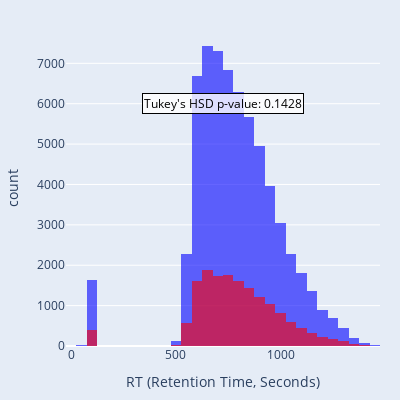

The code cell stored with this chart in its notebook:
### Markdown cell above
## Random splitting

### Code cell
# Randomly split the dataset into training and validation sets (80:20)
from statsmodels.stats.multicomp import pairwise_tukeyhsd
from sklearn.model_selection import train_test_split
import plotly.express as px

# Split the dataset
train_set, valid_set = train_test_split(dataset_clean, test_size=0.2, random_state=42,shuffle=True)

print(f"Training set size: {len(train_set)}")
print(f"Validation set size: {len(valid_set)}")

# Create an overlapped histogram for RT values in training and validation sets
fig = px.histogram(
    train_set, x='rt', nbins=50, opacity=0.6, 
    #title='Overlapped RT Distribution: Training vs Validation',
    labels={'rt': 'RT (Retention Time, Seconds)', 'Count': 'Frequency'},
    color_discrete_sequence=['blue'],
    marginal=None
)

# Add validation set to the same figure
fig.add_trace(
    px.histogram(
        valid_set, x='rt', nbins=50, opacity=0.6, 
        color_discrete_sequence=['red']
    ).data[0]
)

# Update layout for better visualization
fig.update_layout(
    barmode='overlay',
    plot_bgcolor='rgba(229, 236, 246,1)',
    paper_bgcolor='rgba(229, 236, 246,1)',
    width=400,
    height=400,
    margin=dict(l=20, r=20, t=30, b=20),
    legend=dict(title='Dataset', itemsizing='constant')
)


# Combine training and validation sets for Tukey's HSD test
data_combined = train_set[['rt']].copy()
data_combined['set'] = 'Training'
validation_data = valid_set[['rt']].copy()
validation_data['set'] = 'Validation'
data_combined = pd.concat([data_combined, validation_data])

# Perform Tukey's HSD test
tukey_result = pairwise_tukeyhsd(endog=data_combined['rt'], groups=data_combined['set'], alpha=0.05)
print(tukey_result)

# Annotate the plot with Tukey's HSD results
fig.add_annotation(
    text=f"Tukey's HSD p-value: {tukey_result.pvalues[0]:.4f}",
    xref="paper", yref="paper",
    x=0.5, y=0.8, showarrow=False,
    font=dict(size=12, color="black"),
    align="center",
    bgcolor="rgba(255, 255, 255, 0.8)",
    bordercolor="black",
    borderwidth=1
)

fig.show()
fig.write_image("images/Figure-2.1-Random.svg", scale=2)

### Figure 1 — Plotly figure (JSON) as saved in the notebook; plotly's stock layout.template omitted (floating-point values rounded to 4 significant figures; data arrays with more than 128 entries replaced by an {"elided": "..."} marker saying what was removed)
{"data": [{"bingroup": "x", "hovertemplate": "RT (Retention Time, Seconds)=%{x}<br>count=%{y}<extra></extra>", "legendgroup": "", "marker": {"color": "blue", "opacity": 0.6, "pattern": {"shape": ""}}, "name": "", "nbinsx": 50, "orientation": "v", "showlegend": false, "type": "histogram", "x": {"elided": "64030 float values"}, "xaxis": "x", "yaxis": "y"}, {"bingroup": "x", "hovertemplate": "rt=%{x}<br>count=%{y}<extra></extra>", "legendgroup": "", "marker": {"color": "red", "opacity": 0.6, "pattern": {"shape": ""}}, "name": "", "nbinsx": 50, "orientation": "v", "showlegend": false, "type": "histogram", "x": {"elided": "16008 float values"}, "xaxis": "x", "yaxis": "y"}], "layout": {"annotations": [{"align": "center", "bgcolor": "rgba(255, 255, 255, 0.8)", "bordercolor": "black", "borderwidth": 1, "font": {"color": "black", "size": 12}, "showarrow": false, "text": "Tukey's HSD p-value: 0.1428", "x": 0.5, "xref": "paper", "y": 0.8, "yref": "paper"}], "barmode": "overlay", "height": 400, "legend": {"itemsizing": "constant", "title": {"text": "Dataset"}, "tracegroupgap": 0}, "margin": {"b": 20, "l": 20, "r": 20, "t": 30}, "paper_bgcolor": "rgba(229, 236, 246,1)", "plot_bgcolor": "rgba(229, 236, 246,1)", "width": 400, "xaxis": {"anchor": "y", "domain": [0, 1], "title": {"text": "RT (Retention Time, Seconds)"}}, "yaxis": {"anchor": "x", "domain": [0, 1], "title": {"text": "count"}}}}
